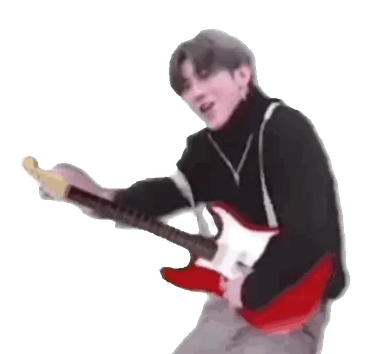
#> input picture assets/characters/ikun/idle.webp, 384 x 354 px, found by its file name
$ python remove-bg.py assets/characters/ikun/idle.webp --scale 384
#> lines starting #> are read from the running program, lines starting #| are printed output that depends on the picture; after the words box and inside, x2 and y2 are one past the last pixel; in counts of white or black regions, pixels touching at a corner belong together
#!/usr/bin/env python3
"""=========================================================================
tools/remove-bg.py —— 把纯色背景抠成透明（支持动图）

为什么需要它：角色图必须是**带透明通道**的 PNG/WEBP。JPG 没有 alpha，
白底会变成一个大方块（见 assets/characters/README.md）。

做法：从**四周边框**做洪水填充（flood fill），只把「与边缘相连、
且颜色接近背景色」的像素变透明。
   —— 这一点很关键：不用「全图把所有白色干掉」，
   否则角色身上的白色部分（白衣服、白球鞋、白眼球）会被打出洞。

支持：PNG / JPG / WEBP，**动图会逐帧处理并保留动画与帧时长**。

用法：
  python tools/remove-bg.py <文件或目录> [选项]

选项：
  --out PATH       输出文件/目录（默认：同目录下加 _alpha 后缀）
  --inplace        直接覆盖原文件（会先备份为 .bak）
  --tolerance N    背景色容差 0-255（默认 26；背景越干净可以越小）
  --feather N      边缘收缩像素数，用来吃掉残留的白边（默认 1）
  --scale N        最长边缩放到 N 像素（默认不改；角色图建议 256~384）
  --bg R,G,B       指定背景色（默认自动取四角平均）
  --dry-run        只预览，不写文件

例：
  python tools/remove-bg.py assets/characters/ikun/idle.webp --scale 384
  python tools/remove-bg.py assets/characters/ikun --inplace
=========================================================================="""
import argparse
import os
import shutil
import sys
from collections import deque

from PIL import Image, ImageDraw

IMG_EXT = (".png", ".webp", ".jpg", ".jpeg", ".bmp", ".gif")


def detect_bg_colors(im, tol, override=None):
    """探测背景色。

    只取一个「平均色」是不够的：很多图导出来时带**棋盘格**的"透明"底纹
    （浅灰 + 白交替），单一颜色只能匹配到其中一半，另一半会残留。
    所以这里沿四条边采样，把颜色聚类，返回一组背景色。
    """
    if override:
        return [override]
    rgb = im.convert("RGB")
    w, h = rgb.size
    px = rgb.load()
    samples = []
    for x in range(w):
        samples.append(px[x, 0]); samples.append(px[x, h - 1])
    for y in range(h):
        samples.append(px[0, y]); samples.append(px[w - 1, y])

    B = 16
    buckets = {}
    for c in samples:
        buckets.setdefault((c[0] // B, c[1] // B, c[2] // B), []).append(c)

    total = len(samples)
    out = []
    covered = 0.0
    # 贪心取最大的几个簇，直到覆盖 ~90% 的边框像素。
    # 只取一个不够（棋盘格有白+灰两种）；取太多也不行 ——
    # 角色边缘的抗锯齿杂色也常出现在边框上，会被误当成背景。
    for _, items in sorted(buckets.items(), key=lambda kv: -len(kv[1])):
        share = len(items) / total
        if share < 0.05:
            break
        if covered >= 0.9:
            break
        n = len(items)
        out.append((sum(i[0] for i in items) // n,
                    sum(i[1] for i in items) // n,
                    sum(i[2] for i in items) // n))
        covered += share
        if len(out) >= 6:
            break
    return out or [samples[0]]


def despeckle(is_bg, w, h, min_area):
    """把细碎的前景噪点也归为背景。

    为什么需要：背景抗锯齿的边界像素往往「既不像背景色、也不像角色」，
    洪水填充碰不到它们，就会在角色周围留下一圈小噪点。
    这里按连通块大小过滤 —— 角色是一个大连通块，噪点是很小的碎块。
    """
    if min_area <= 0:
        return is_bg
    visited = bytearray(w * h)
    comps = []
    for start in range(w * h):
        if is_bg[start] or visited[start]:
            continue
        q = deque([start])
        visited[start] = 1
        cells = []
        while q:
            i = q.popleft()
            cells.append(i)
            x, y = i % w, i // w
            for nx, ny in ((x - 1, y), (x + 1, y), (x, y - 1), (x, y + 1)):
                if 0 <= nx < w and 0 <= ny < h:
                    j = ny * w + nx
                    if not is_bg[j] and not visited[j]:
                        visited[j] = 1
                        q.append(j)
        comps.append(cells)
    if not comps:
        return is_bg
    biggest = max(len(c) for c in comps)
    for c in comps:
        if len(c) < min_area and len(c) < biggest:
            for i in c:
                is_bg[i] = 1
    return is_bg


def cut_one(frame, bg_colors, tol, feather, min_blob):
    """把单帧的背景变透明，返回 RGBA"""
    rgba = frame.convert("RGBA")
    w, h = rgba.size
    rgb = rgba.convert("RGB")

    # 1) 标记「接近任意一个背景色」的像素
    px = rgb.load()
    near = bytearray(w * h)
    for y in range(h):
        row = y * w
        for x in range(w):
            r, g, b = px[x, y]
            for (br, bgc, bb) in bg_colors:
                if abs(r - br) <= tol and abs(g - bgc) <= tol and abs(b - bb) <= tol:
                    near[row + x] = 1
                    break

    # 2) 从四条边洪水填充：只有「和边缘连通的背景」才算真背景
    is_bg = bytearray(w * h)
    q = deque()
    for x in range(w):
        for y in (0, h - 1):
            i = y * w + x
            if near[i] and not is_bg[i]:
                is_bg[i] = 1
                q.append(i)
    for y in range(h):
        for x in (0, w - 1):
            i = y * w + x
            if near[i] and not is_bg[i]:
                is_bg[i] = 1
                q.append(i)
    while q:
        i = q.popleft()
        x, y = i % w, i // w
        for nx, ny in ((x - 1, y), (x + 1, y), (x, y - 1), (x, y + 1)):
            if 0 <= nx < w and 0 <= ny < h:
                j = ny * w + nx
                if near[j] and not is_bg[j]:
                    is_bg[j] = 1
                    q.append(j)

    # 3) 去掉细碎噪点（角色本身是大的连通块）
    is_bg = despeckle(is_bg, w, h, min_blob)

    # 4) 写入 alpha
    alpha = Image.frombytes("L", (w, h), bytes(255 if not v else 0 for v in is_bg))

    # 5) 边缘收缩：把背景 mask 往外扩张 feather 像素，
    #    用来吃掉抗锯齿留下的那一圈浅色描边（否则会看到白边）
    if feather > 0:
        from PIL import ImageFilter
        alpha = alpha.filter(ImageFilter.MinFilter(feather * 2 + 1))

    rgba.putalpha(alpha)
    return rgba


def process(path, out, tol, feather, scale, bg_override, dry, min_blob):
    im = Image.open(path)
    frames = getattr(im, "n_frames", 1)
    animated = frames > 1
    bg = detect_bg_colors(im, tol, bg_override)

    outs = []
    durations = []
    for i in range(frames):
        im.seek(i)
        durations.append(im.info.get("duration", 100))
        fr = cut_one(im, bg, tol, feather, min_blob)
        if scale and max(fr.size) > scale:
            k = scale / max(fr.size)
            fr = fr.resize((max(1, round(fr.width * k)), max(1, round(fr.height * k))),
                           Image.LANCZOS)
        outs.append(fr)

    # 统计透明比例，便于判断抠得对不对
    a = outs[0].getchannel("A")
    hist = a.histogram()
    transparent_pct = hist[0] / max(1, sum(hist)) * 100

    print("  %-18s %d帧 %s  背景色=%s  透明占比=%.1f%%  -> %s" % (
        os.path.basename(path), frames,
        ("(动图)" if animated else "      "),
        " ".join(str(c) for c in bg), transparent_pct,
        (os.path.basename(out) if not dry else "(dry-run)")))

    if dry:
        return

    if animated:
        # 动图必须带 alpha 才能保住抠图结果
        outs[0].save(out, save_all=True, append_images=outs[1:],
                     duration=durations, loop=im.info.get("loop", 0),
                     lossless=False, quality=90, method=4)
    else:
        outs[0].save(out)


def main():
    ap = argparse.ArgumentParser(add_help=True)
    ap.add_argument("target")
    ap.add_argument("--out")
    ap.add_argument("--inplace", action="store_true")
    ap.add_argument("--tolerance", type=int, default=26)
    ap.add_argument("--feather", type=int, default=1)
    ap.add_argument("--min-blob", type=int, default=12,
                    help="小于该像素数的前景碎片当噪点清掉（默认 12）")
    ap.add_argument("--scale", type=int, default=0)
    ap.add_argument("--bg")
    ap.add_argument("--dry-run", action="store_true")
    a = ap.parse_args()

    bg = tuple(int(v) for v in a.bg.split(",")) if a.bg else None

    files = []
    if os.path.isdir(a.target):
        for root, _, names in os.walk(a.target):
            for n in sorted(names):
                if n.lower().endswith(IMG_EXT):
                    files.append(os.path.join(root, n))
    else:
        files = [a.target]
    if not files:
        print("没找到图片:", a.target)
        return 1

    print("抠背景：容差=%d 收缩=%d 去噪=%dpx 缩放=%s" % (
        a.tolerance, a.feather, a.min_blob, a.scale or "不改"))
    for f in files:
        if a.inplace:
            out = f
        elif a.out:
            out = (os.path.join(a.out, os.path.basename(f)) if os.path.isdir(a.out) or a.out.endswith(os.sep)
                   else a.out)
        else:
            base, ext = os.path.splitext(f)
            out = base + "_alpha" + (ext if ext.lower() in (".png", ".webp") else ".png")
        os.makedirs(os.path.dirname(os.path.abspath(out)), exist_ok=True)
        if a.inplace and not a.dry_run:
            shutil.copy2(f, f + ".bak")
        process(f, out, a.tolerance, a.feather, a.scale, bg, a.dry_run, a.min_blob)
#> in process, im is the input picture: PIL image 384x354 RGBA; mean R, G, B, A 49.4, 40.4, 42.5, 92.1
#> in process, `frames = getattr(im, "n_frames", 1)`: frames = 6
#> in process, `animated = frames > 1`: animated = True
#> in detect_bg_colors, `rgb = im.convert("RGB")`:
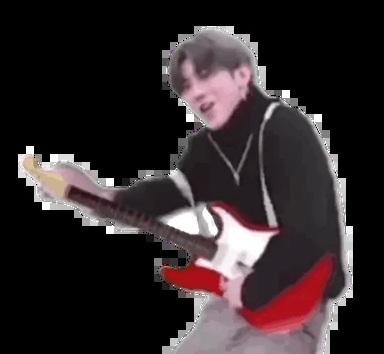
#> rgb: PIL image 384x354 RGB; mean R, G, B 49.4, 40.4, 42.5
#> after the loop in detect_bg_colors, `for x in range(w):`: samples = 768 items, first 6: (0, 0, 0), (0, 0, 0), (0, 0, 0), (0, 0, 0), (0, 0, 0), (0, 0, 0)
#> after the loop in detect_bg_colors, `for y in range(h):`: samples = 1476 items, first 6: (0, 0, 0), (0, 0, 0), (0, 0, 0), (0, 0, 0), (0, 0, 0), (0, 0, 0)
#> after the loop in detect_bg_colors, `for c in samples:`: buckets = 18 items
#> in detect_bg_colors, `total = len(samples)`: total = 1476
#> the loop in detect_bg_colors, `for _, items in sorted(buckets.items(), key=lambda kv: -len(kv[1])):` made 2 passes
#> (share, n, covered) on pass 1: (0.886, 1308, 0.886)
#> share on pass 2: 0.0467
#> after the loop in detect_bg_colors, `for _, items in sorted(buckets.items(), key=lambda kv: -len(kv[1])):`: covered = 0.886; out = [(0, 0, 0)]
#> the loop in process, `for i in range(frames):` made 6 passes
#> pass 1, in cut_one, `alpha = Image.frombytes("L", (w, h), bytes(255 if not v else 0 for v i..`:
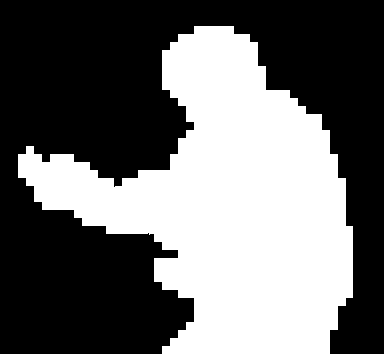
#> alpha: PIL image 384x354 L; 42% white; 1 white region, box (x1, y1, x2, y2) and area: (18, 26, 353, 354) 57143
#> pass 1, in cut_one, `alpha = alpha.filter(ImageFilter.MinFilter(feather * 2 + 1))`:
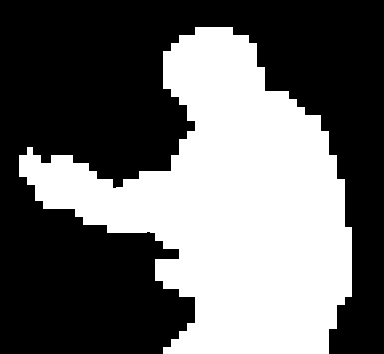
#> alpha: PIL image 384x354 L; 41% white; 1 white region, box (x1, y1, x2, y2) and area: (19, 27, 352, 354) 55710
#> pass 1, in process, `fr = cut_one(im, bg, tol, feather, min_blob)`:
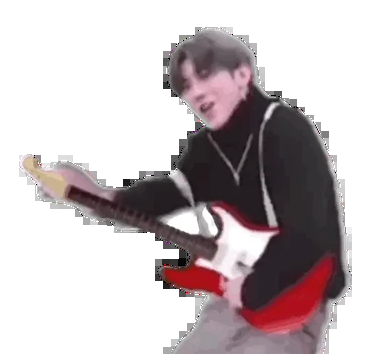
#> fr: PIL image 384x354 RGBA; mean R, G, B, A 49.4, 40.4, 42.5, 104.5; transparent parts drawn white
#> after the loop in process, `for i in range(frames):`:
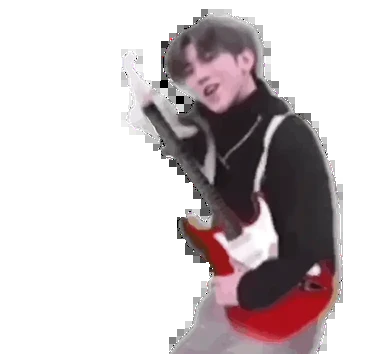
#> fr: PIL image 384x354 RGBA; mean R, G, B, A 46.9, 38.2, 40.1, 94.6; transparent parts drawn white
#> after the loop in process, `for i in range(frames):`:
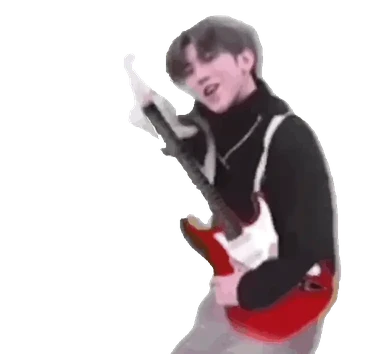
#> im: PIL image 384x354 RGBA; mean R, G, B, A 46.9, 38.2, 40.1, 82.2; transparent parts drawn white
#> after the loop in process, `for i in range(frames):`: durations = [50, 50, 50, 50, 50, 50]; outs = 6 items
#> in process, `hist = a.histogram()`: hist = 256 values, max 80226 at index 0, min 0 at index 1, mean 531
#> in process, `transparent_pct = hist[0] / max(1, sum(hist)) * 100`: transparent_pct = 59.02
#|   idle.webp          6帧 (动图)  背景色=(0, 0, 0)  透明占比=59.0%  -> idle_alpha.webp
    print("完成。")
    return 0


if __name__ == "__main__":
    sys.exit(main())
#> (the program exits here)

$ run again, with assets/characters/ikun/skill.webp copied over assets/characters/ikun/idle.webp
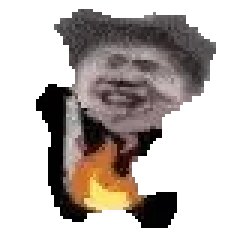
#> input picture assets/characters/ikun/skill.webp, 80 x 80 px, found by its file name (shown 3 times larger)
#> in process, im is the input picture: PIL image 80x80 RGBA; mean R, G, B, A 71.9, 64.2, 60.2, 110.3
#> frames = 12
#> animated = True
#> after the loop in detect_bg_colors, `for x in range(w):`: samples = 160 items, first 6: (0, 0, 0), (0, 0, 0), (0, 0, 0), (0, 0, 0), (0, 0, 0), (0, 0, 0)
#> after the loop in detect_bg_colors, `for y in range(h):`: samples = 320 items, first 6: (0, 0, 0), (0, 0, 0), (0, 0, 0), (0, 0, 0), (0, 0, 0), (0, 0, 0)
#> after the loop in detect_bg_colors, `for c in samples:`: buckets = 1 item
#> total = 320
#> the loop in detect_bg_colors, `for _, items in sorted(buckets.items(), key=lambda kv: -len(kv[1])):` made 1 pass
#> (share, n, covered) on pass 1: (1, 320, 1)
#> after the loop in detect_bg_colors, `for _, items in sorted(buckets.items(), key=lambda kv: -len(kv[1])):`: covered = 1; out = [(0, 0, 0)]
#> the loop in process, `for i in range(frames):` made 12 passes
#> pass 1, in cut_one, `alpha = Image.frombytes("L", (w, h), bytes(255 if not v else 0 for v i..`:
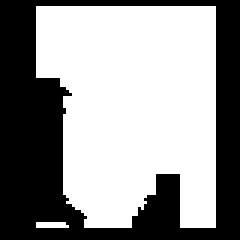
#> alpha: PIL image 80x80 L (shown 3 times larger); 58.5% white; 1 black region, box (x1, y1, x2, y2) and area: (0, 0, 80, 80) 2654
#> after the loop in process, `for i in range(frames):`:
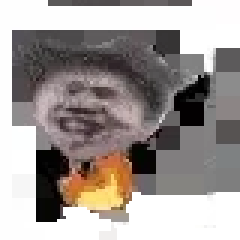
#> fr: PIL image 80x80 RGBA (shown 3 times larger); mean R, G, B, A 140.8, 133.5, 130.1, 232.4; transparent parts drawn white
#> after the loop in process, `for i in range(frames):`: durations = [30, 30, 30, 30, 30, 30, 30, 30, 30, 30, 30, 30]; outs = 12 items
#> hist = 256 values, max 3412 at index 255, min 0 at index 1, mean 25
#> transparent_pct = 46.69
#|   idle.webp          12帧 (动图)  背景色=(0, 0, 0)  透明占比=46.7%  -> idle_alpha.webp
